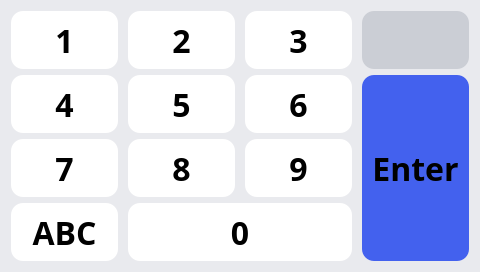
<?xml version="1.0" encoding="UTF-8"?>
<ui version="4.0">
 <class>NumKeyboard</class>
 <widget class="QWidget" name="NumKeyboard">
  <property name="geometry">
   <rect>
    <x>0</x>
    <y>0</y>
    <width>480</width>
    <height>272</height>
   </rect>
  </property>
  <property name="windowTitle">
   <string notr="true">numKeyboard</string>
  </property>
  <property name="styleSheet">
   <string notr="true">background-color: #E9EAEE;</string>
  </property>
  <layout class="QGridLayout" name="gridLayout_2">
   <item row="0" column="0">
    <layout class="QGridLayout" name="gridLayout">
     <property name="leftMargin">
      <number>0</number>
     </property>
     <property name="topMargin">
      <number>0</number>
     </property>
     <property name="rightMargin">
      <number>0</number>
     </property>
     <property name="bottomMargin">
      <number>0</number>
     </property>
     <property name="horizontalSpacing">
      <number>10</number>
     </property>
     <property name="verticalSpacing">
      <number>6</number>
     </property>
     <item row="3" column="0">
      <widget class="QPushButton" name="numBtn_ABC">
       <property name="sizePolicy">
        <sizepolicy hsizetype="Expanding" vsizetype="Expanding">
         <horstretch>0</horstretch>
         <verstretch>0</verstretch>
        </sizepolicy>
       </property>
       <property name="font">
        <font>
         <family>Montserrat SemiBold</family>
         <pointsize>24</pointsize>
         <bold>true</bold>
        </font>
       </property>
       <property name="styleSheet">
        <string notr="true">background-color: #FFFFFF;
border: none;
border-radius: 12px;</string>
       </property>
       <property name="text">
        <string>ABC</string>
       </property>
      </widget>
     </item>
     <item row="0" column="2">
      <widget class="QPushButton" name="numBtn_3">
       <property name="sizePolicy">
        <sizepolicy hsizetype="Expanding" vsizetype="Expanding">
         <horstretch>0</horstretch>
         <verstretch>0</verstretch>
        </sizepolicy>
       </property>
       <property name="font">
        <font>
         <family>Montserrat SemiBold</family>
         <pointsize>24</pointsize>
         <bold>true</bold>
        </font>
       </property>
       <property name="styleSheet">
        <string notr="true">background-color: #FFFFFF;
border: none;
border-radius: 12px;</string>
       </property>
       <property name="text">
        <string>3</string>
       </property>
      </widget>
     </item>
     <item row="1" column="0">
      <widget class="QPushButton" name="numBtn_4">
       <property name="sizePolicy">
        <sizepolicy hsizetype="Expanding" vsizetype="Expanding">
         <horstretch>0</horstretch>
         <verstretch>0</verstretch>
        </sizepolicy>
       </property>
       <property name="font">
        <font>
         <family>Montserrat SemiBold</family>
         <pointsize>24</pointsize>
         <bold>true</bold>
        </font>
       </property>
       <property name="styleSheet">
        <string notr="true">background-color: #FFFFFF;
border: none;
border-radius: 12px;</string>
       </property>
       <property name="text">
        <string>4</string>
       </property>
      </widget>
     </item>
     <item row="1" column="1">
      <widget class="QPushButton" name="numBtn_5">
       <property name="sizePolicy">
        <sizepolicy hsizetype="Expanding" vsizetype="Expanding">
         <horstretch>0</horstretch>
         <verstretch>0</verstretch>
        </sizepolicy>
       </property>
       <property name="font">
        <font>
         <family>Montserrat SemiBold</family>
         <pointsize>24</pointsize>
         <bold>true</bold>
        </font>
       </property>
       <property name="styleSheet">
        <string notr="true">background-color: #FFFFFF;
border: none;
border-radius: 12px;</string>
       </property>
       <property name="text">
        <string>5</string>
       </property>
      </widget>
     </item>
     <item row="2" column="0">
      <widget class="QPushButton" name="numBtn_7">
       <property name="sizePolicy">
        <sizepolicy hsizetype="Expanding" vsizetype="Expanding">
         <horstretch>0</horstretch>
         <verstretch>0</verstretch>
        </sizepolicy>
       </property>
       <property name="font">
        <font>
         <family>Montserrat SemiBold</family>
         <pointsize>24</pointsize>
         <bold>true</bold>
        </font>
       </property>
       <property name="styleSheet">
        <string notr="true">background-color: #FFFFFF;
border: none;
border-radius: 12px;</string>
       </property>
       <property name="text">
        <string>7</string>
       </property>
      </widget>
     </item>
     <item row="0" column="0">
      <widget class="QPushButton" name="numBtn_1">
       <property name="sizePolicy">
        <sizepolicy hsizetype="Expanding" vsizetype="Expanding">
         <horstretch>0</horstretch>
         <verstretch>0</verstretch>
        </sizepolicy>
       </property>
       <property name="font">
        <font>
         <family>Montserrat SemiBold</family>
         <pointsize>24</pointsize>
         <bold>true</bold>
        </font>
       </property>
       <property name="styleSheet">
        <string notr="true">background-color: #FFFFFF;
border: none;
border-radius: 12px;</string>
       </property>
       <property name="text">
        <string>1</string>
       </property>
      </widget>
     </item>
     <item row="1" column="2">
      <widget class="QPushButton" name="numBtn_6">
       <property name="sizePolicy">
        <sizepolicy hsizetype="Expanding" vsizetype="Expanding">
         <horstretch>0</horstretch>
         <verstretch>0</verstretch>
        </sizepolicy>
       </property>
       <property name="font">
        <font>
         <family>Montserrat SemiBold</family>
         <pointsize>24</pointsize>
         <bold>true</bold>
        </font>
       </property>
       <property name="styleSheet">
        <string notr="true">background-color: #FFFFFF;
border: none;
border-radius: 12px;</string>
       </property>
       <property name="text">
        <string>6</string>
       </property>
      </widget>
     </item>
     <item row="3" column="1" colspan="2">
      <widget class="QPushButton" name="numBtn_0">
       <property name="sizePolicy">
        <sizepolicy hsizetype="Expanding" vsizetype="Expanding">
         <horstretch>0</horstretch>
         <verstretch>0</verstretch>
        </sizepolicy>
       </property>
       <property name="font">
        <font>
         <family>Montserrat SemiBold</family>
         <pointsize>24</pointsize>
         <bold>true</bold>
        </font>
       </property>
       <property name="styleSheet">
        <string notr="true">background-color: #FFFFFF;
border: none;
border-radius: 12px;</string>
       </property>
       <property name="text">
        <string>0</string>
       </property>
      </widget>
     </item>
     <item row="0" column="1">
      <widget class="QPushButton" name="numBtn_2">
       <property name="sizePolicy">
        <sizepolicy hsizetype="Expanding" vsizetype="Expanding">
         <horstretch>0</horstretch>
         <verstretch>0</verstretch>
        </sizepolicy>
       </property>
       <property name="font">
        <font>
         <family>Montserrat SemiBold</family>
         <pointsize>24</pointsize>
         <bold>true</bold>
        </font>
       </property>
       <property name="styleSheet">
        <string notr="true">background-color: #FFFFFF;
border: none;
border-radius: 12px;</string>
       </property>
       <property name="text">
        <string>2</string>
       </property>
      </widget>
     </item>
     <item row="2" column="2">
      <widget class="QPushButton" name="numBtn_9">
       <property name="sizePolicy">
        <sizepolicy hsizetype="Expanding" vsizetype="Expanding">
         <horstretch>0</horstretch>
         <verstretch>0</verstretch>
        </sizepolicy>
       </property>
       <property name="font">
        <font>
         <family>Montserrat SemiBold</family>
         <pointsize>24</pointsize>
         <bold>true</bold>
        </font>
       </property>
       <property name="styleSheet">
        <string notr="true">background-color: #FFFFFF;
border: none;
border-radius: 12px;</string>
       </property>
       <property name="text">
        <string>9</string>
       </property>
      </widget>
     </item>
     <item row="2" column="1">
      <widget class="QPushButton" name="numBtn_8">
       <property name="sizePolicy">
        <sizepolicy hsizetype="Expanding" vsizetype="Expanding">
         <horstretch>0</horstretch>
         <verstretch>0</verstretch>
        </sizepolicy>
       </property>
       <property name="font">
        <font>
         <family>Montserrat SemiBold</family>
         <pointsize>24</pointsize>
         <bold>true</bold>
        </font>
       </property>
       <property name="styleSheet">
        <string notr="true">background-color: #FFFFFF;
border: none;
border-radius: 12px;</string>
       </property>
       <property name="text">
        <string>8</string>
       </property>
      </widget>
     </item>
     <item row="0" column="3">
      <widget class="QPushButton" name="numBtn_DEL">
       <property name="sizePolicy">
        <sizepolicy hsizetype="Expanding" vsizetype="Expanding">
         <horstretch>0</horstretch>
         <verstretch>0</verstretch>
        </sizepolicy>
       </property>
       <property name="font">
        <font>
         <family>Montserrat SemiBold</family>
         <pointsize>24</pointsize>
         <bold>true</bold>
        </font>
       </property>
       <property name="styleSheet">
        <string notr="true">background-color: #CBCED5;
border: none;
border-radius: 12px;</string>
       </property>
       <property name="text">
        <string/>
       </property>
       <property name="icon">
        <iconset>
         <normalon>:/resources/images/KB_del.png</normalon>
        </iconset>
       </property>
       <property name="iconSize">
        <size>
         <width>32</width>
         <height>25</height>
        </size>
       </property>
      </widget>
     </item>
     <item row="1" column="3" rowspan="3">
      <widget class="QPushButton" name="numBtn_Enter">
       <property name="sizePolicy">
        <sizepolicy hsizetype="Expanding" vsizetype="Expanding">
         <horstretch>0</horstretch>
         <verstretch>0</verstretch>
        </sizepolicy>
       </property>
       <property name="font">
        <font>
         <family>Montserrat SemiBold</family>
         <pointsize>24</pointsize>
         <bold>true</bold>
        </font>
       </property>
       <property name="layoutDirection">
        <enum>Qt::LayoutDirection::LeftToRight</enum>
       </property>
       <property name="styleSheet">
        <string notr="true">background-color: #4361EE;
border: none;
border-radius: 12px;</string>
       </property>
       <property name="text">
        <string>Enter</string>
       </property>
      </widget>
     </item>
    </layout>
   </item>
  </layout>
 </widget>
 <resources>
  <include location="resources.qrc"/>
 </resources>
 <connections/>
</ui>
